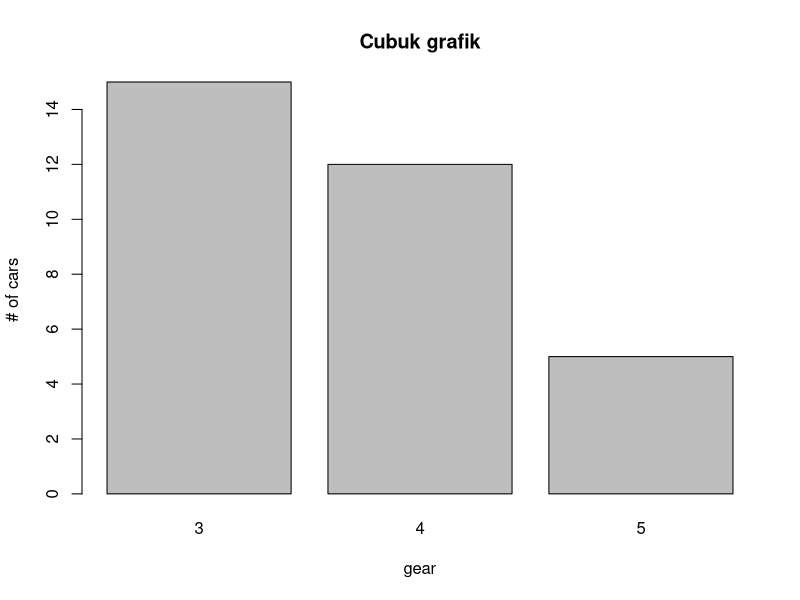
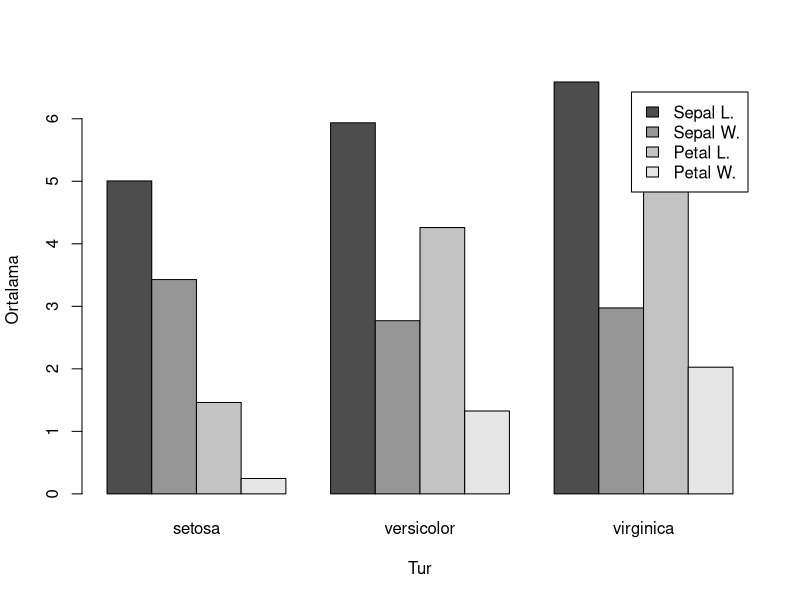
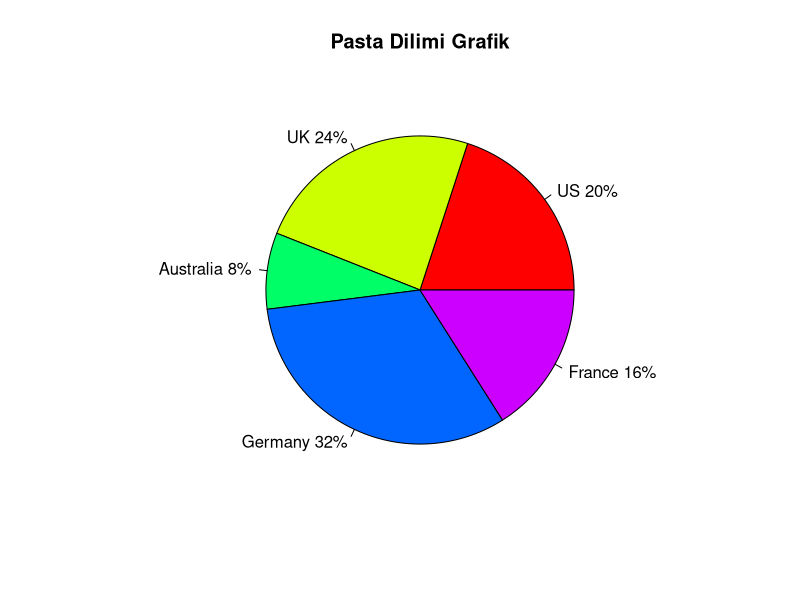
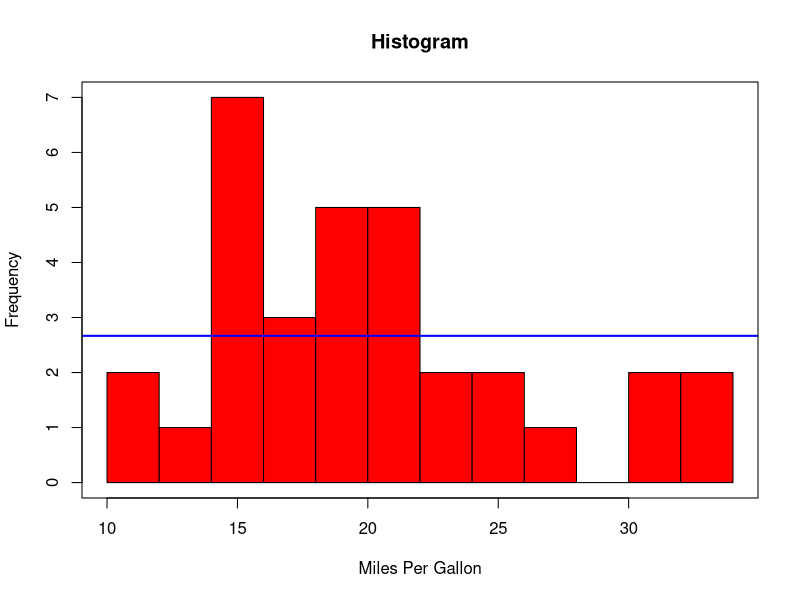
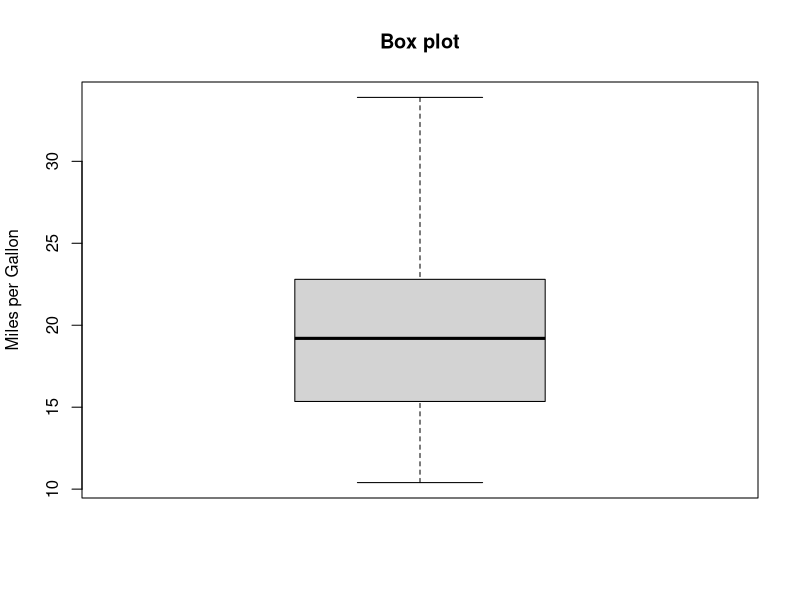
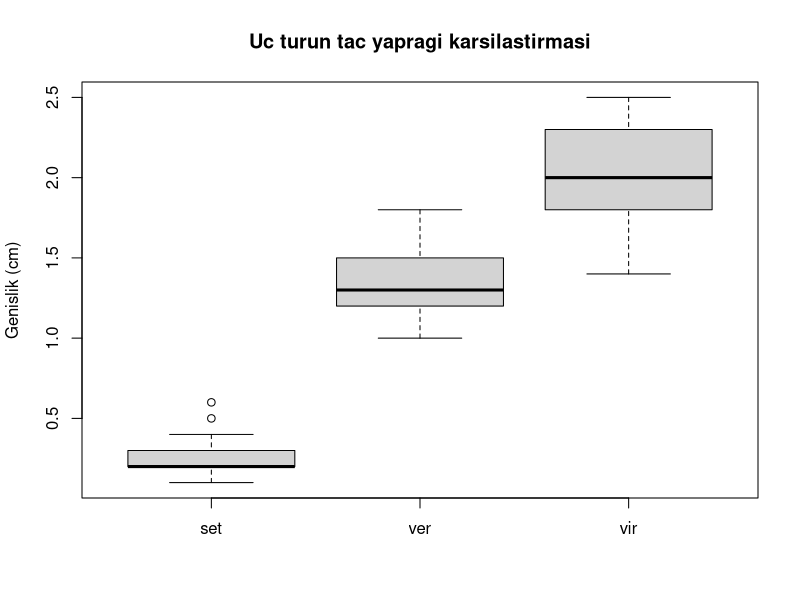
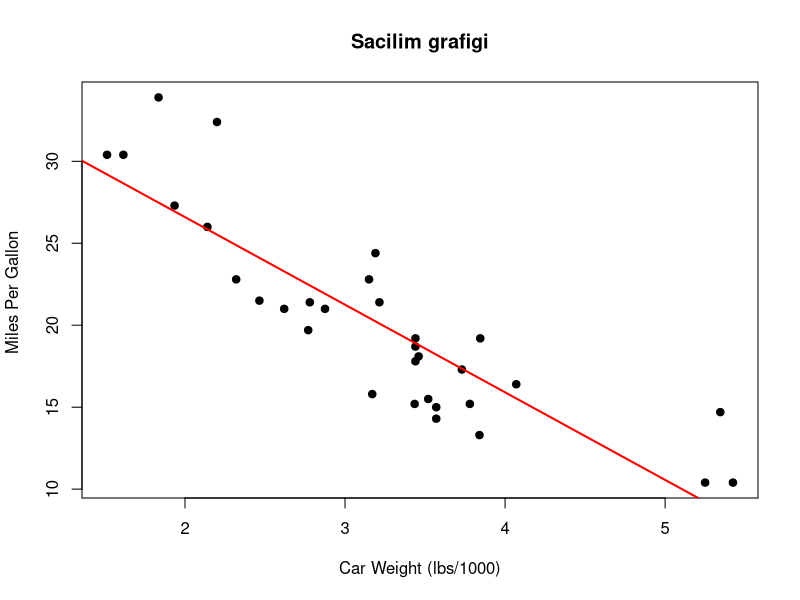
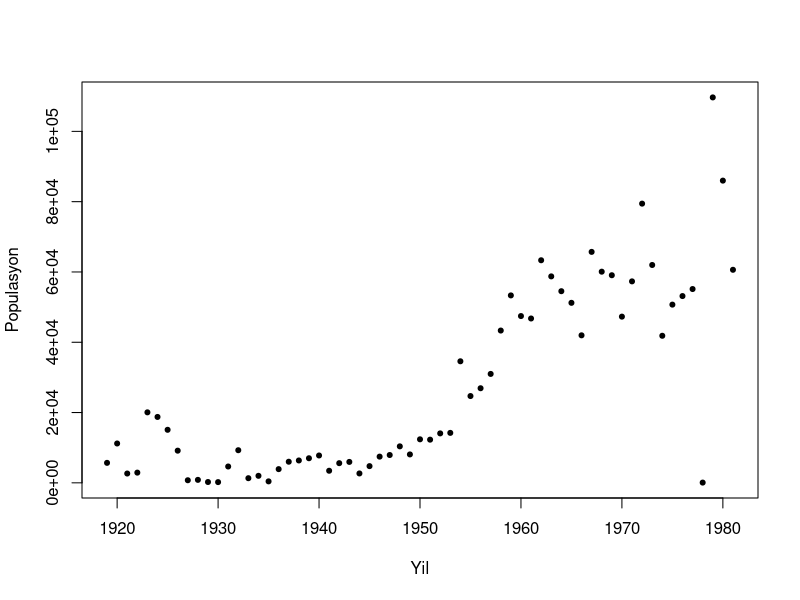

Write R code to recreate these figures, in order.
## ---- chunk 1
knitr::opts_chunk$set(fig.width=3.5, fig.height=2.75)
## ---- chunk 2
library(reshape2)
mmtcars <- melt(mtcars, id=c(1:9,11)) 
cmtcars <- dcast(mmtcars, value~variable, length)

barplot(cmtcars$gear, 
        names.arg = c(cmtcars$value),
        main="Cubuk grafik",
        xlab="gear", ylab="# of cars")
## ---- chunk 3
iris.ortalama <- cbind(apply(iris3[,,1],2,mean),apply(iris3[,,2],2,mean),apply(iris3[,,3],2,mean))
colnames(iris.ortalama) <- c("setosa","versicolor","virginica")

barplot(iris.ortalama, beside=TRUE,
        legend=rownames(iris.ortalama),
        xlab="Tur", ylab="Ortalama")
## ---- chunk 4
slices <- c(10, 12,4, 16, 8)
pct <- round(slices/sum(slices)*100)
lbls <- c("US", "UK", "Australia", "Germany", "France")
lbls2 <- paste(lbls, " ", pct, "%", sep="")
pie(slices, labels=lbls2, col=rainbow(length(lbls2)),
    main="Pasta Dilimi Grafik")
## ---- chunk 5
x <- mtcars$mpg
h<-hist(x,
  breaks=12,  # specify bin number
  col="red",  # color bins
  xlab="Miles Per Gallon",
  main="Histogram")
abline(h=mean(h$counts),col="blue", lwd=2)
box()
## ---- chunk 6
boxplot(mtcars$mpg, main="Box plot", ylab="Miles per Gallon")
## ---- chunk 7
Iris.Petal.Width <- data.frame(set=iris[iris$Species=="setosa",]$Petal.Width,ver=iris[iris$Species=="versicolor",]$Petal.Width,vir=iris[iris$Species=="virginica",]$Petal.Width)
boxplot(Iris.Petal.Width, main="Uc turun tac yapragi karsilastirmasi", ylab="Genislik (cm)")
## ---- chunk 8
attach(mtcars)
plot(wt, mpg,
main="Sacilim grafigi",
xlab="Car Weight (lbs/1000)",
ylab="Miles Per Gallon ", pch=19)
abline(lm(mpg~wt), col="red", lwd=2, lty=1)
## ---- chunk 9
Kunduz <- read.table("KunduzPop.csv",header=TRUE,sep=";")
plot(Kunduz$Year, Kunduz$Population, pch=20,
     xlab="Yil",ylab="Populasyon")
## ---- chunk 10
t1 <- subset(Orange, Tree==1)
plot(t1$age, t1$circumference,
     xlab="Age (days)",
     ylab="Circumference (mm)",
     main="Cizgi grafik",
     type="b")
## ---- chunk 11
plot(Kunduz$Year, Kunduz$Population, type="l", col="red",
     xlab="Yil",ylab="Populasyon")
## ---- chunk 12
t1 <- subset(Orange, Tree==1)
t2 <- subset(Orange, Tree==2)
plot(t1$age, t1$circumference,
     xlab="Yas (gunler)",              
     ylab="Govde cevresi (mm)",     
     main="Portakal Agaci Buyume Grafigi",    
     type="l")  
lines(t2$age, t2$circumference, type="l", 
      lty=2,      # cizgi tipi,  2: kesikli
      col="red")  # renk tipi
## ---- chunk 13
plot(t1$age, t1$circumference,
     xlab="Yas (gunler)",              
     ylab="Govde cevresi (mm)",     
     main="Portakal Agaci Buyume Grafigi",    
     type="l")  
lines(t2$age, t2$circumference, type="l", 
      lty=2,      # cizgi tipi,  2: kesikli
      col="red")  # renk tipi
abline(h=mean(t1$circumference))
abline(h=mean(t2$circumference),lty=2,col="red")
## ---- chunk 14
plot(t1$age, t1$circumference,
     xlab="Yas (gunler)",              
     ylab="Govde cevresi (mm)",     
     main="Portakal Agaci Buyume Grafigi",    
     type="l")  
lines(t2$age, t2$circumference, type="l", 
      lty=2,      # cizgi tipi,  2: kesikli
      col="red")  # renk tipi
abline(h=mean(t1$circumference))
abline(h=mean(t2$circumference),lty=2,col="red")
points(815,100,pch=20)
text(980,90,"T1 ortalama")
## ---- chunk 15
library(ggplot2)
## ---- chunk 16
iris.ortalama <- cbind(apply(iris3[,,1],2,mean),apply(iris3[,,2],2,mean),apply(iris3[,,3],2,mean))
colnames(iris.ortalama) <- c("setosa","versicolor","virginica")

barplot(iris.ortalama, beside=TRUE,
        xlab="Tur", ylab="Ortalama")
## ---- chunk 17
barplot(t(iris.ortalama), beside=TRUE)
## ---- chunk 18
plot(t1$age, t1$circumference,
     xlab="Age (days)",              
     ylab="Circumference (mm)",     
     main="Orange Tree Growth",    
     type="l")  
lines(t2$age, t2$circumference, type="l", 
      lty=2,      
      col="red")  
## ---- chunk 19
library(reshape2)
iris.ortalama.uzun <- melt(iris.ortalama,varnames=c("Olcum","Tur"))
iris.ortalama.uzun
## ---- chunk 20
ggplot(iris.ortalama.uzun, aes(x=Tur, y=value, fill=Olcum)) +
        geom_bar(stat="identity", position="dodge")
## ---- chunk 21
ggplot(iris.ortalama.uzun, aes(x=Olcum, y=value, fill=Tur)) +
        geom_bar(stat="identity", position="dodge")
## ---- chunk 22
ggplot(Orange, aes(x=age,y=circumference,color=Tree))+geom_line()
## ---- chunk 23
dat <- data.frame(xval=1:4, yval=c(3,5,6,9), 
                  group=c("A","B","A","B"))
dat
## ---- chunk 24
g <- ggplot(dat, aes(x=xval, y=yval))
## ---- chunk 25
g + geom_point()
## ---- chunk 26
g + geom_point(aes(colour=group))
## ---- chunk 27
g + geom_point(colour="blue")
## ---- chunk 28
g + geom_point(aes(colour=group)) +
  scale_colour_manual(values=c("orange","forestgreen"))
## ---- chunk 29
g + geom_point() + scale_x_continuous(limits=c(0,8))
## ---- chunk 30
ggplot(Kunduz, aes(x=Year, y=Population)) + geom_point()

## ---- chunk 31
data("PlantGrowth")
g <- ggplot(PlantGrowth, aes(x=group, y=weight)) + geom_boxplot()
g + ggtitle("Farkli muameleler altinda \nbitki buyumesi") +
  theme(plot.title = element_text(lineheight=.8, face="bold"))
## ---- chunk 32
# g + labs(x = "Deney grubu", y = "Agirlik (Kg)")
g + theme(axis.title.x = element_blank()) +   # x-eksenini bos birakmak icin
     ylab("Weight (Kg)")                       # y-eksenini etiketlemek icin
## ---- chunk 33
# Eksen etiketini "scale"" ile de koyabilirsiniz
# x ekseni etiketi icin ayrilan boslugun durduguna dikkat
g + scale_x_discrete(name="") +
     scale_y_continuous(name="Weight (Kg)")
## ---- chunk 34
g + coord_flip()
## ---- chunk 35
g <- ggplot(PlantGrowth, aes(x=group, y=weight, fill=group)) + geom_boxplot()
# Legend koymamak icin
g + guides(fill=FALSE)
## ---- chunk 36
g + theme(legend.position="top")
# g + theme(legend.position=c(1,0), legend.justification=c(1,0))
# Gostergede yerlerin degistirilmesi
# g + scale_fill_discrete(limits=c("trt1", "trt2", "ctrl"))
## ---- chunk 37
 # Gosterge basligini "Deney" koymak icin
g + labs(fill="Deney")
# Gostergeyi kaldirmak isterseniz
# g + guides(fill=guide_legend(title=NULL))
## ---- chunk 38
data(cabbages,package="MASS")
